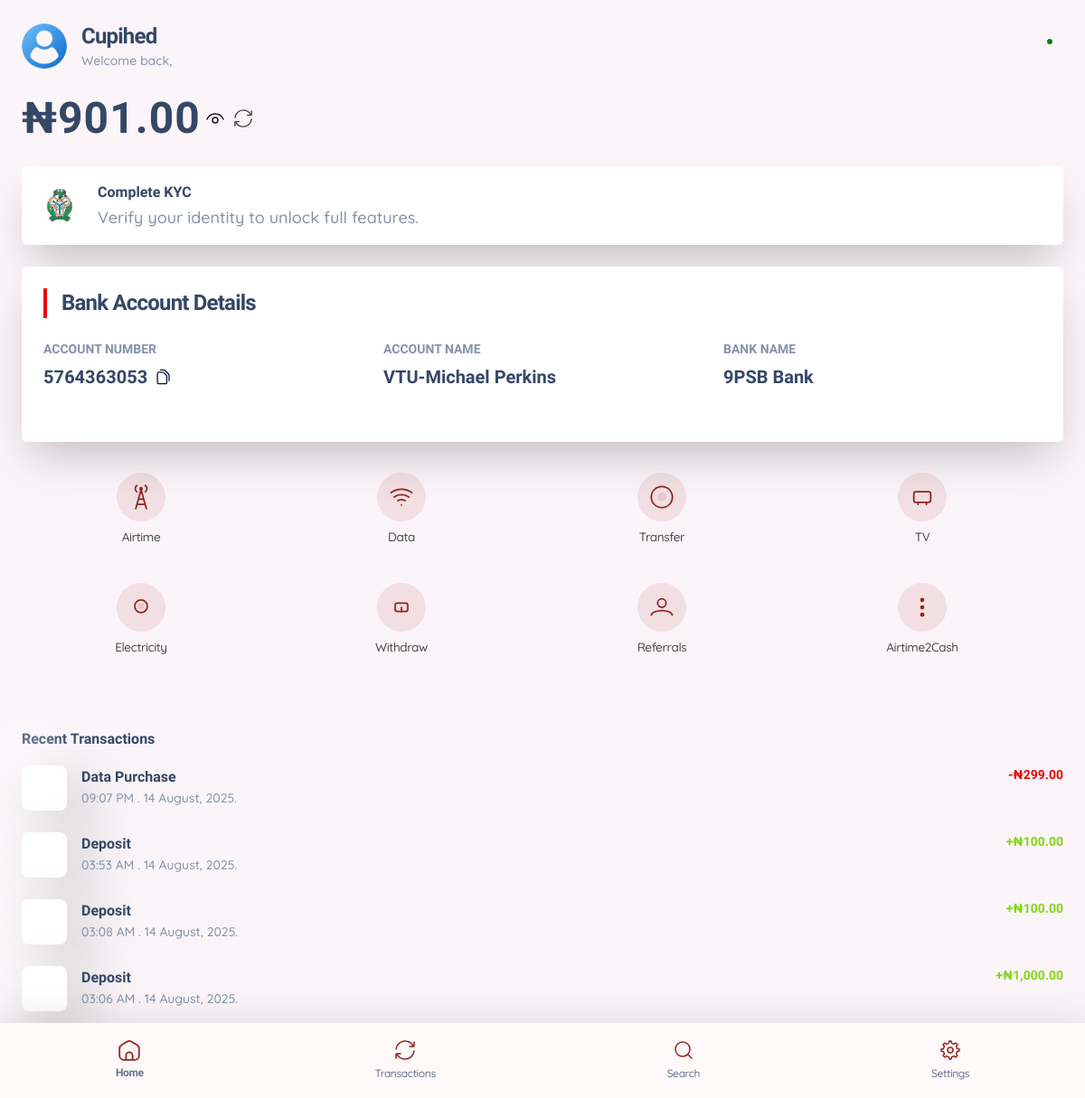
Page /public/pages/dashboard.php (signed in) on the earlier database version.
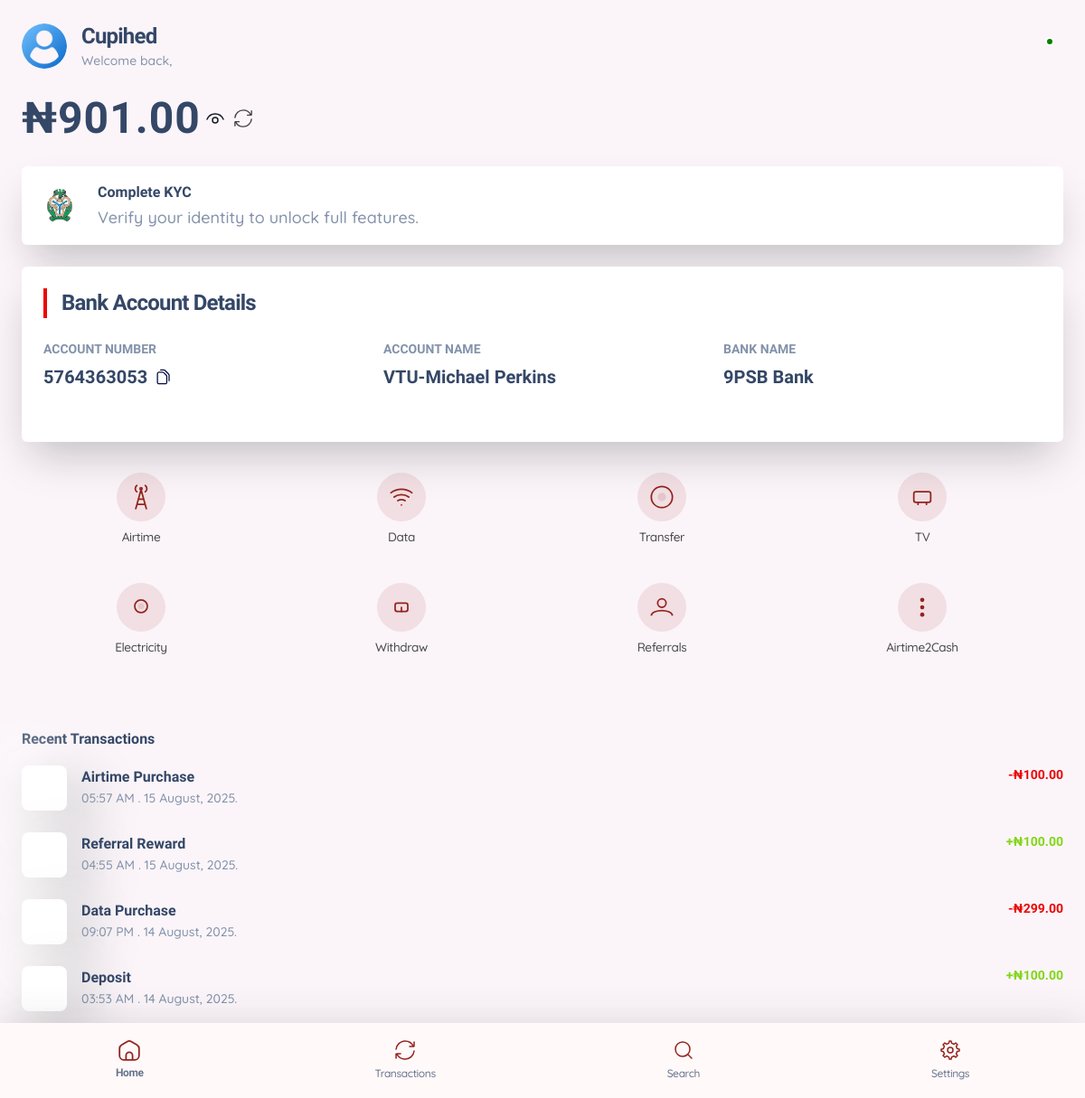
Same page on the later database version.
### tables this page shows
CREATE TABLE `users` (
  `user_id` int(11) NOT NULL,
  `virtual_account` varchar(20) DEFAULT NULL,
  `account_name` varchar(50) NOT NULL,
  `bank_name` varchar(50) NOT NULL,
  `billstack_ref` varchar(20) NOT NULL,
  `user_name` varchar(20) NOT NULL,
  `first_name` varchar(20) NOT NULL,
  `last_name` varchar(20) NOT NULL,
  `email` varchar(100) NOT NULL,
  `phone_number` varchar(11) DEFAULT NULL,
  `password` varchar(255) NOT NULL,
  `w_bank_name` varchar(50) NOT NULL,
  `w_account_number` varchar(10) NOT NULL,
  `iuc_number` varchar(10) NOT NULL,
  `txn_pin` varchar(255) DEFAULT NULL,
  `address` varchar(100) NOT NULL,
  `state` varchar(15) NOT NULL,
  `country` varchar(15) NOT NULL,
  `city` varchar(20) NOT NULL,
  `photo` varchar(255) NOT NULL DEFAULT 'uploads/default.png',
  `registration_id` varchar(50) NOT NULL,
  `referral_code` varchar(10) DEFAULT NULL,
  `referral_link` varchar(100) NOT NULL,
  `referred_by` varchar(10) DEFAULT NULL,
  `registration_status` enum('incomplete','complete') DEFAULT 'incomplete',
  `account_status` enum('101','102','103','104') NOT NULL DEFAULT '101',
  `failed_attempts` int(11) DEFAULT 0,
  `kyc_value` varchar(11) DEFAULT NULL,
  `kyc_status` enum('verified','unverified','locked','banned') NOT NULL DEFAULT 'unverified',
  `kyc_type` enum('NIN','BVN') DEFAULT NULL,
  `created_at` timestamp NOT NULL DEFAULT current_timestamp() ON UPDATE current_timestamp(),
  `updated_at` datetime DEFAULT NULL
);

CREATE TABLE `account_balance` (
  `account_id` int(11) NOT NULL,
  `user_id` int(11) DEFAULT NULL,
  `email` varchar(255) NOT NULL,
  `phone_number` varchar(11) NOT NULL,
  `wallet_balance` decimal(15,2) DEFAULT NULL,
  `updated_at` timestamp NOT NULL DEFAULT current_timestamp() ON UPDATE current_timestamp()
);

CREATE TABLE `transactions` (
  `id` int(11) NOT NULL,
  `user_id` int(11) NOT NULL,
  `service_id` int(11) NOT NULL,
  `provider_id` int(11) DEFAULT NULL,
  `plan_id` int(11) DEFAULT NULL,
  `type` varchar(50) NOT NULL,
  `icon` varchar(50) NOT NULL DEFAULT 'ni ni-default',
  `color` varchar(50) NOT NULL DEFAULT 'text-dark',
  `direction` enum('credit','debit') NOT NULL DEFAULT 'debit',
  `description` varchar(100) NOT NULL,
  `amount` decimal(10,2) NOT NULL,
  `email` varchar(255) DEFAULT NULL,
  `reference` varchar(100) NOT NULL,
  `status` enum('success','fail') NOT NULL DEFAULT 'fail',
  `created_at` timestamp NOT NULL DEFAULT current_timestamp()
);

### public/partials/initialize.php (called while the page is built, shortened)
<?php
if (isset($_SESSION['user_id'])) {
    $user_id = $_SESSION['user_id'];
    $user = getUserInfo($pdo, $user_id);
} else {
    header('Location: login.php');
    exit;
}

### functions/Model.php (called while the page is built, shortened)
<?php
function getUserInfo(PDO $pdo, int $user_id): array|false
{
    try {
        $stmt = $pdo->prepare("SELECT * FROM users WHERE user_id = ?");
        $stmt->execute([$user_id]);
        $user = $stmt->fetch(PDO::FETCH_ASSOC);
        return $user;
    } catch (PDOException $th) {
        error_log("Error fetching user info: " . $th->getMessage());
        throw $th;
    }
}
function getUserBalance($pdo, $user_id)
{
    $stmt = $pdo->prepare("SELECT wallet_balance FROM account_balance WHERE user_id = ?");
    $stmt->execute([$user_id]);
    $balance = $stmt->fetch();
    return number_format($balance['wallet_balance'], 2);
}
function getTransactions($pdo, $user_id, $limit = 5)
{
    try {
        $limit = (int)$limit;
        $stmt = $pdo->prepare("SELECT id, user_id, service_id, type, direction, amount, status, created_at, icon, color, description FROM transactions WHERE user_id = ? ORDER BY created_at DESC LIMIT $limit");
        $stmt->execute([$user_id]);
        $transactions = $stmt->fetchAll();
        return $transactions ?: [];
    } catch (PDOException $e) {
        return [];
    }
}

### public/pages/dashboard.php (the view, shortened to what the rows shown need)
<?php
require __DIR__ . '/../../config/config.php';
require __DIR__ . '/../../functions/Model.php';
require __DIR__ . '/../partials/initialize.php';
require __DIR__ . '/../partials/header.php';
?>
<body>
    <main class="container-fluid py-4 mb-5">
        <header class="d-flex justify-content-between align-items-center mb-4">
            <div class="d-flex align-items-center">
                <a href="profile.php">
                    <img src="<?= $user['photo'] ?>" alt="photo" class="profile-avatar">
                </a>
                <div class="ms-3">
                    <h4 class="fs-4 fw-bold mb-0 text-capitalize">
                        <?= !empty($user['user_name']) ? $user['user_name'] : $user['first_name']; ?>
                    </h4>
                    <p class="text-secondary text-sm m-0">Welcome back,</p>
                </div>
            </div>
        </header>
        <div class="d-flex align-items-center">
            <h1 class="display-5 fw-bold text-center mb-0" id="balanceAmount"><?= "&#8358;" . getUserBalance($pdo, $user_id) ?></h1>
            <button class="btn btn-link text-secondary p-0 mx-1 py-0 my-0" id="toggleBalance" type="button">
                <span id="balanceEye">
                </span>
            </button>
            <button class="btn btn-link text-secondary p-0 mx-1 py-0 my-0" id="refresh-balance" type="button" title="Refresh Balance">
            </button>
        </div>
        <?php if ($user): ?>
            <div class="account-banner bg-white border-0 rounded shadow-xl p-4 my-4 animate-fade-in">
                <h4 class="mb-4 text-dark fw-bold border-start border-4 border-danger ps-3">Bank Account Details</h4>
                <div class="row text-dark">
                    <div class="col-md-4 mb-3">
                        <h6 class="text-uppercase text-secondary mb-1 text-sm">Account Number</h6>
                        <div class="d-flex align-items-center">
                            <p class="fs-5 fw-bolder me-2 mb-0" id="account-number">
                                <?= htmlspecialchars($user['virtual_account']) ?>
                            </p>
                        </div>
                    </div>
                    <div class="col-md-4 mb-3">
                        <h6 class="text-uppercase text-secondary mb-1 text-sm">Account Name</h6>
                        <p class="fs-5 fw-bolder"><?= htmlspecialchars($user['account_name']) ?></p>
                    </div>
                    <div class="col-md-4 mb-3">
                        <h6 class="text-uppercase text-secondary mb-1 text-sm">Bank Name</h6>
                        <p class="fs-5 fw-bolder"><?= htmlspecialchars($user['bank_name']) ?></p>
                    </div>
                </div>
            </div>
        <?php else: ?>
            <div class="alert alert-warning my-3">Unable to retrieve account details.</div>
        <?php endif; ?>
        <div class="p-0 mt-5">
            <div class="transaction-list">
                <?php
                $transactions = getTransactions($pdo, $user_id);
                if (!$transactions) {
                    echo '<p class="text-center text-muted">No transactions yet.</p>';
                } else {
                    foreach ($transactions as $transaction) {
                        $icon = "<i class='{$transaction['icon']} {$transaction['color']}'></i>";
                        $textColor = $transaction['direction'] === 'credit' ? 'text-success' : 'text-danger';
                        $formattedAmount = number_format($transaction['amount'], 2);
                        $date = date("h:i A . d F, Y.", strtotime($transaction['created_at']));
                        $prefix = $transaction['direction'] === 'credit' ? '+₦' : '-₦';
                        if ($transactions) {
                ?>
                            <div class='d-flex justify-content-between align-items-top mb-3 pb-2'>
                                <div class='d-flex align-items-top'>
                                    <div class='transaction-icon'><?= $icon ?></div>
                                    <div class="mx-3">
                                        <h6 class='mb-0 text-capitalize'><?= $transaction['type'] ?></h6>
                                        <p class='text-sm text-secondary mb-0'><?= $date ?></p>
                                    </div>
                                </div>
                                <span class='<?= $textColor ?> fw-semibold text-sm'><?= $prefix . $formattedAmount ?></span>
                            </div>
                <?php
                        }
                    }
                }
                ?>
            </div>
        </div>
    </main>
</body>
</html>

Differences in the rows shown:
removed transactions: type "Deposit", created_at "03:08 AM . 14 August, 2025.", direction "+₦", amount "100.00"
removed transactions: type "Deposit", created_at "03:06 AM . 14 August, 2025.", direction "+₦", amount "1,000.00"
added transactions: type "Airtime Purchase", created_at "05:57 AM . 15 August, 2025.", direction "-₦", amount "100.00"
added transactions: type "Referral Reward", created_at "04:55 AM . 15 August, 2025.", direction "+₦", amount "100.00"
